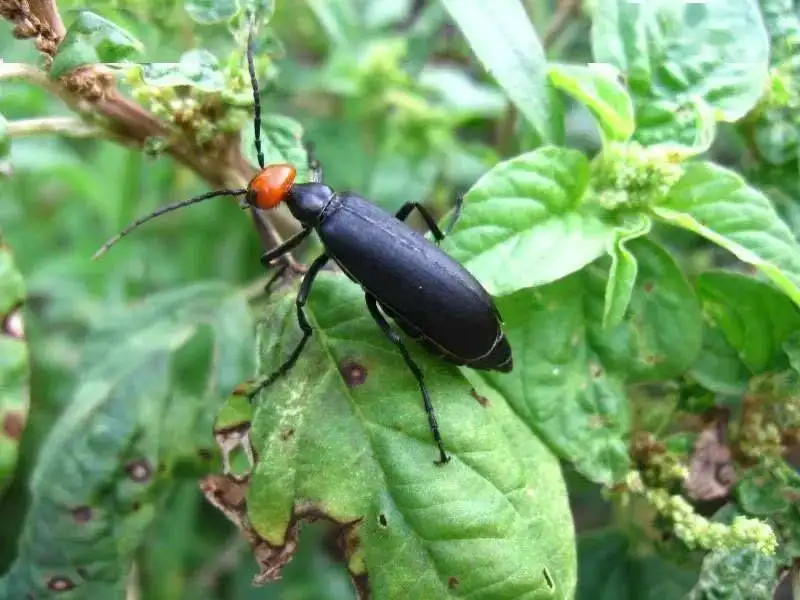
#> input picture img/2.jpg, 800 x 600 px
$ python -i P_circle.py   (imports and definitions only)
#> lines starting #> are read from the running program, lines starting #| are printed output that depends on the picture; after the words box and inside, x2 and y2 are one past the last pixel; in counts of white or black regions, pixels touching at a corner belong together
# coding=utf-8
# 先读图，然后二值化,
# 似圆度

import cv2
import math
import numpy as np
from matplotlib import pyplot as plt
import matplotlib.image as mpimg
from matplotlib.font_manager import FontProperties

def Circle(path):
    #  此处读入图片，作为接口
#> called with path = 'img/2.jpg'
    origin = cv2.imread(path)
#> origin is the input picture: shape (600, 800, 3); mean B, G, R 104.4, 158.9, 117.1
    grayimage = cv2.imread(path, 0)
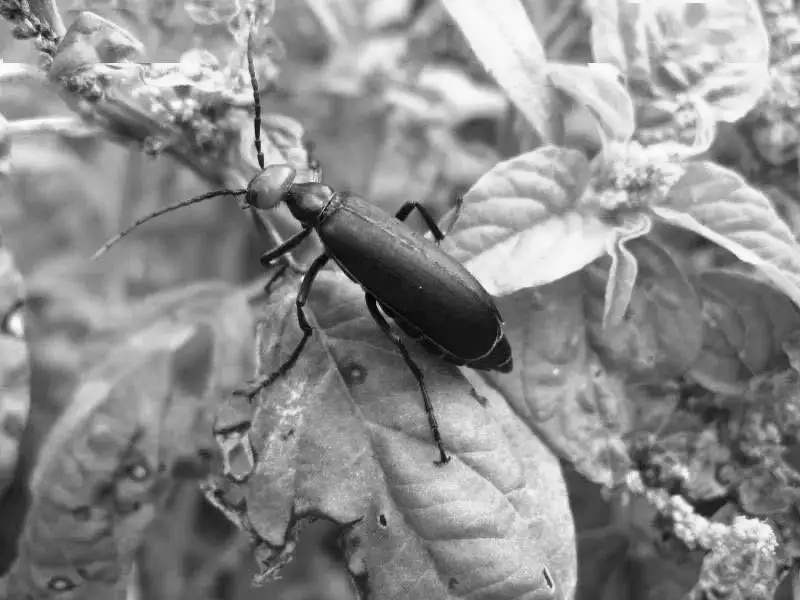
#> grayimage: shape (600, 800); min 0, max 254, mean 140.2

    # 　高斯滤波
    blur = cv2.GaussianBlur(grayimage, (5, 5), 0)

    # 　二值化：用大津法，此处选项若是THRESH_BINARY_INV，则同意选用白色背景的图片样本
    ret, otsu = cv2.threshold(blur, 0, 255, cv2.THRESH_BINARY_INV + cv2.THRESH_OTSU)
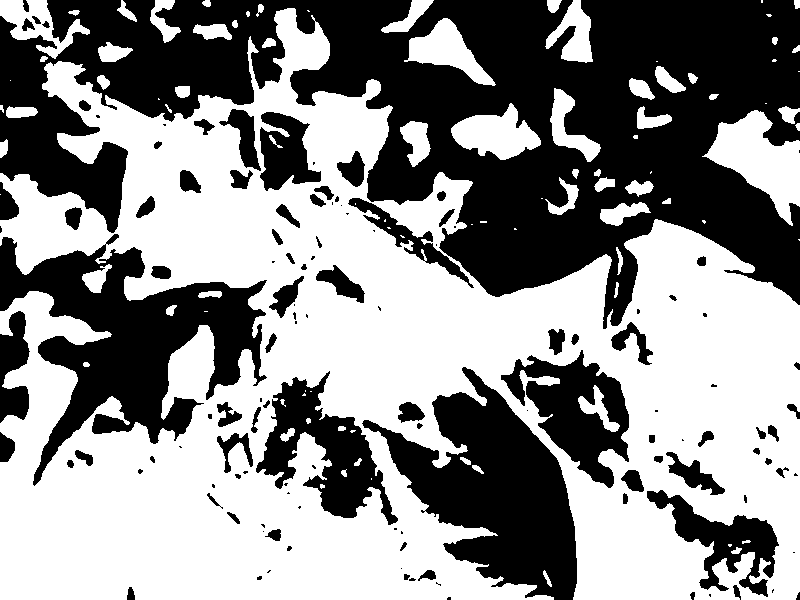
#> otsu: shape (600, 800); 54.8% white; 126 black regions (50 under 20 px)
#> ret = 144

    # 找轮廓
    contours = cv2.findContours(otsu, cv2.RETR_TREE, cv2.CHAIN_APPROX_SIMPLE)
#> contours = 209 contours, 80 with area under 20; largest, box (x1, y1, x2, y2) and area: (0, 8, 800, 600) 272491, (255, 370, 399, 526) 9173, (500, 349, 630, 489) 8948, (646, 489, 780, 598) 5313, (702, 110, 800, 226) 5161

    # 轮廓集数目

    largest_area = 0
    largest_contour_index = 0
    num = len(contours[1])
#> num = 1
    for i in range(num):
        area = cv2.contourArea(contours[1][i], False)
        if area > largest_area:
            largest_area = area
            largest_contour_index = i
#> after the loop, largest_area = 0; largest_contour_index = 0

    maxContour = contours[1][largest_contour_index]
    # 画轮廓
    cv2.drawContours(origin, maxContour, -1, (0, 255, 0), 3)
    print("最大面积" + str(largest_area))

    # 质心计算
    M = cv2.moments(maxContour)
    Centroid_x = int(M['m10'] / M['m00'])
    Centroid_y = int(M['m01'] / M['m00'])
    print("质心" + str(Centroid_x) + " " + str(Centroid_y))
    cv2.circle(origin, (Centroid_x, Centroid_y), 3, (255, 255, 255), -1)

    # 获取长轴
    Major_Axis_Length = 0
    Major_Axis_Angle = 0
    Major_Axis_End_x = 0
    Major_Axis_End_y = 0
    Major_Axis_Begin_x = 0
    Major_Axis_Begin_y = 0

    # 此处需要注意质心是否在轮廓内
    # 找长轴
    for angle in range(180):
        theta = angle * 3.14 / 180.0
        lengthBackward = 0
        lengthForward = 0
        point_End_x = Centroid_x
        point_End_y = Centroid_y
        point_Begin_x = Centroid_x
        point_Begin_y = Centroid_y

        # 步进越小准确率越高，设置成1可以先找到准确的直线角度，再根据角度和质心得到的直线计算出正确的长轴和轮廓交点
        while cv2.pointPolygonTest(maxContour, (point_End_x, point_End_y), False) > 0:
            lengthForward = lengthForward + 0.1
            point_End_x = int(round(point_End_x + lengthForward * math.cos(theta)))
            point_End_y = int(round(point_End_y + lengthForward * math.sin(theta)))

        while cv2.pointPolygonTest(maxContour, (point_Begin_x, point_Begin_y), False) > 0:
            lengthBackward = lengthBackward + 0.1
            point_Begin_x = int(round(point_Begin_x - lengthBackward * math.cos(theta)))
            point_Begin_y = int(round(point_Begin_y - lengthBackward * math.sin(theta)))

        if lengthForward + lengthBackward >= Major_Axis_Length:
            Major_Axis_Length = lengthForward + lengthBackward
            Major_Axis_Angle = angle
            Major_Axis_End_x = point_End_x
            Major_Axis_End_y = point_End_y
            Major_Axis_Begin_x = point_Begin_x
            Major_Axis_Begin_y = point_Begin_y

    # 计算实际长轴长度
    Real_Major_Axis_Length = math.sqrt(
        math.pow((Major_Axis_End_x - Major_Axis_Begin_x), 2) + math.pow((Major_Axis_End_y - Major_Axis_Begin_y), 2))

    Real_Major_Axis_Length = round(Real_Major_Axis_Length, 1)
    print("长轴长度 = " + str(Real_Major_Axis_Length))
    print("长轴角度 = " + str(Major_Axis_Angle))
    # print "起点 = " + "x: " + str(Major_Axis_Begin_x) + "  y: " + str(Major_Axis_Begin_y)
    # print "起点 = " + "x: " + str(Major_Axis_End_x) + "  y: " + str(Major_Axis_End_y)

    # 画长轴
    cv2.line(origin, (Major_Axis_Begin_x, Major_Axis_Begin_y), (Major_Axis_End_x, Major_Axis_End_y), (255, 0, 0), 2)

    # 画以质心为圆心，长轴为直径的圆形用以辅助显示
    cv2.circle(origin, (Centroid_x, Centroid_y), int(Real_Major_Axis_Length / 2), (0, 0, 255), 3)
    # 计算似圆度
    P_circle = largest_area * 4.0 / (3.14 * Real_Major_Axis_Length * Real_Major_Axis_Length)
    P_circle = round(P_circle, 2)
    print("似圆度 = " + str(P_circle))

    cv2.putText(origin, 'S_maxContour : ' + str(largest_area), (50, 50), cv2.FONT_HERSHEY_SIMPLEX, 0.8, (50, 50, 50), 2,
                cv2.LINE_AA)
    cv2.putText(origin, 'Major_Axis: ' + str(Real_Major_Axis_Length), (50, 85), cv2.FONT_HERSHEY_SIMPLEX, 0.8,
                (50, 50, 50), 2, cv2.LINE_AA)
    cv2.putText(origin, 'P_circle: ' + str(P_circle), (50, 120), cv2.FONT_HERSHEY_SIMPLEX, 0.8, (50, 50, 50), 2,
                cv2.LINE_AA)

    # 显示
    # cv2.namedWindow('p-circle', cv2.WINDOW_AUTOSIZE)
    # cv2.imshow('p-circle', origin)
    cv2.imwrite('picture/p-circle.png', origin)

    # [5 lines of commented-out code are left out]

    k = cv2.waitKey(0)

    # 'ESC'
    if k == 27:
        cv2.destroyAllWindows()

# [110 lines of commented-out code are left out]

#> (the run stopped early here; a loop or call above may not have finished)
